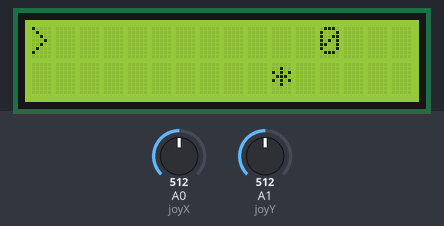
Simulated run of this sketch. Board: Arduino Uno, built with avr-gcc and run on an emulated ATmega328P. On the bench: 16×2 character LCD. The test bench sets the inputs (shaded band); at power-on: A0 (joyX) = 512, A1 (joyY) = 512. Random numbers use the default seed unless the sketch sets one.

Above: at 2.7 s.
2.8 s: A0 (joyX) set to 610
At 5.33 s:
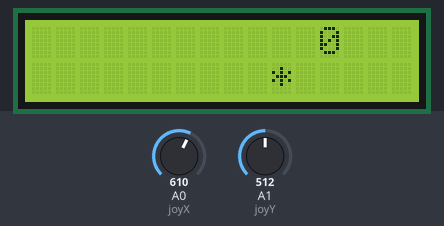
5.8 s: A1 (joyY) set to 586
7.3 s: A1 (joyY) set to 619
At 8.1 s:
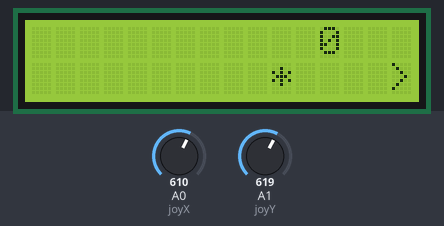
8.9 s: A0 (joyX) set to 390
At 9.19 s:
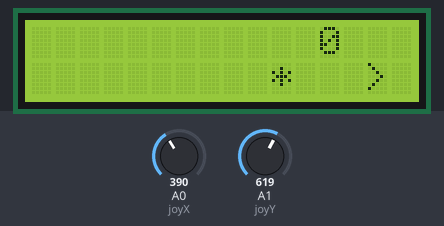
10.5 s: A1 (joyY) set to 408
12.0 s: A1 (joyY) set to 392
At 13.2 s:
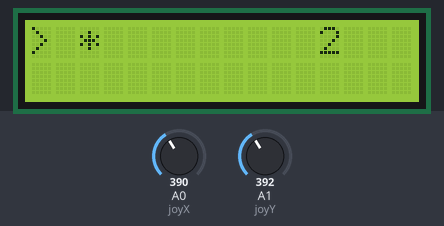
Timing chart, 0 to 14.6 s (numbered marks = the images above; inputs shaded):
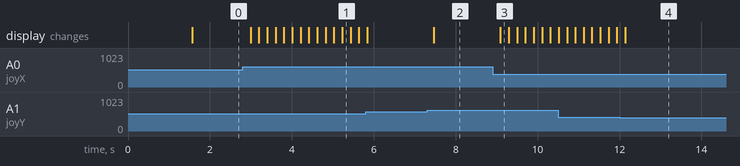

The sketch:

Game.ino
```cpp
#include <LiquidCrystal.h>

// LCD pin setup
LiquidCrystal lcd(7, 6, 5, 4, 3, 2);

// Joystick pins
#define joyX A0
#define joyY A1
#define joyBtn 8

int playerX = 0;
int playerY = 0;

int targetX = 10;
int targetY = 1;

int score = 0;

void setup() {
  lcd.begin(16, 2);
  pinMode(joyBtn, INPUT_PULLUP);
  randomSeed(analogRead(A5));

  lcd.clear();
  lcd.print("Simple LCD Game");
  delay(1500);
}

void loop() {
  int xVal = analogRead(joyX);
  int yVal = analogRead(joyY);

// LEFT
if (xVal < 400 && playerX > 0) {
  playerX--;
}

// RIGHT
if (xVal > 600 && playerX < 15) {
  playerX++;
}

// UP
if (yVal < 400 && playerY > 0) {
  playerY--;
}

// DOWN
if (yVal > 600 && playerY < 1) {
  playerY++;
}


  // Movement thresholds
  //if (xVal < 400 && playerX > 0) playerX--;
  //if (xVal > 600 && playerX < 15) playerX++;
  //if (yVal < 400 && playerY < 1) playerY++;
  //if (yVal > 600 && playerY > 0) playerY--;

  // Collision detection
  if (playerX == targetX && playerY == targetY) {
    score++;
    targetX = random(0, 16);
    targetY = random(0, 2);
  }

  drawGame();
  delay(200);
}

void drawGame() {
  lcd.clear();

  // Draw player
  lcd.setCursor(playerX, playerY);
  lcd.print(">");

  // Draw target
  lcd.setCursor(targetX, targetY);
  lcd.print("*");

  // Draw score
  lcd.setCursor(12, 0);
  lcd.print(score);
}
```

Measured:
- the behaviour switches between 600 and 601 on A1 (joyY) (found by bisection; images 1 and 2)
- the behaviour switches between 400 and 399 on A1 (joyY) (found by bisection; images 3 and 4)
- after the input at 2.8 s, the display: first changes after 0.19 s (image 1 shows a later state)
- after the input at 7.3 s, the display: changes after 0.17 s (image 2)
- after the input at 8.9 s, the display: changes after 0.19 s (image 3)
- after the input at 12.0 s, the display: changes after 0.14 s (image 4)
